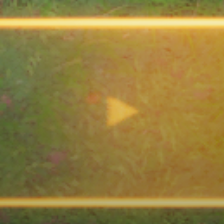
#> input picture src/img/belt.PNG, 224 x 224 px, found by its file name
$ python img_gen.py
#> lines starting #> are read from the running program, lines starting #| are printed output that depends on the picture
from PIL import Image

def build_big_image(arr, img1_path, img2_path, img3_path, img4_path, img5_path):
    # 读取图片
#> called with img1_path = 'src/img/belt.png', img2_path = 'src/img/combiner.png', img3_path = 'src/img/diverter.png', img4_path = 'src/img/logistics_bridge.png', img5_path = 'src/img/belt_turn.png'
    img1 = Image.open(img1_path).convert("RGBA")
#> img1 is the input picture: PIL image 224x224 RGBA; mean R, G, B, A 148.5, 127, 62.2, 255
    img2 = Image.open(img2_path).convert("RGBA")
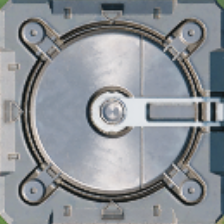
#> input picture src/img/combiner.PNG, 224 x 224 px, found by its file name
#> img2 is the input picture: PIL image 224x224 RGBA; mean R, G, B, A 140.7, 145, 149.9, 255
    img3 = Image.open(img3_path).convert("RGBA")
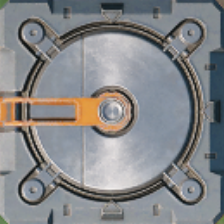
#> input picture src/img/diverter.PNG, 224 x 224 px, found by its file name
#> img3 is the input picture: PIL image 224x224 RGBA; mean R, G, B, A 133.6, 134.8, 136.8, 255
    img4 = Image.open(img4_path).convert("RGBA")
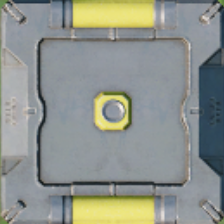
#> input picture src/img/logistics_bridge.PNG, 224 x 224 px, found by its file name
#> img4 is the input picture: PIL image 224x224 RGBA; mean R, G, B, A 142.3, 147.3, 140.9, 255
#> (the run stopped early here; a loop or call above may not have finished)
